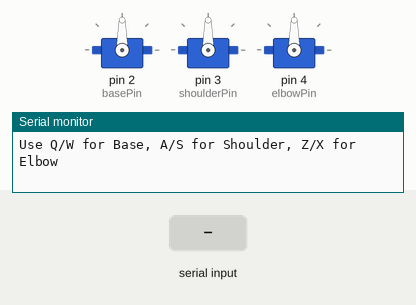
This sketch was run on a simulated Arduino Uno, built with avr-gcc and run on an emulated ATmega328P. On the bench: 3 × servo, the last lines printed to the serial monitor. The test bench sets the inputs (shaded band).

Above: at 1.2 s.
1.3 s: "Q" received over Serial
At 2.1 s:
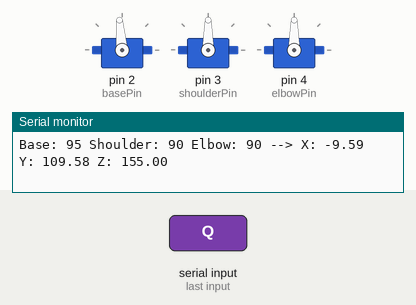
2.9 s: "Q" received over Serial
At 3.4 s:
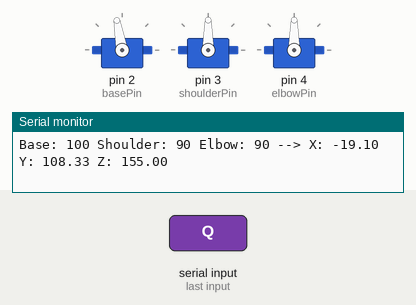
Timing chart, 0 to 5.9 s (numbered marks = the images above; inputs shaded):
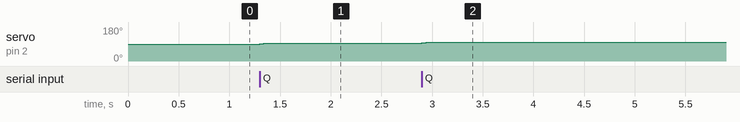

The sketch:

FK.ino
```cpp
#include <Servo.h>

Servo baseServo, shoulderServo, elbowServo;

int baseAngle = 90;
int shoulderAngle = 90;
int elbowAngle = 90;

const int basePin = 2;
const int shoulderPin = 3;
const int elbowPin = 4;

// Link lengths
const float L1 = 155.0;
const float L2 = 110.0;

// Interpolation settings
const int steps = 10;   // More steps = smoother movement
const int delayTime = 20;  // Delay between steps (ms)

void setup() {
    Serial.begin(115200);

    baseServo.attach(basePin);
    shoulderServo.attach(shoulderPin);
    elbowServo.attach(elbowPin);

    baseServo.write(baseAngle);
    shoulderServo.write(shoulderAngle);
    elbowServo.write(elbowAngle);

    Serial.println("Use Q/W for Base, A/S for Shoulder, Z/X for Elbow");
}

// Interpolated movement without shaking
void smoothMove(Servo &servo, int &currentAngle, int targetAngle) {
    targetAngle = constrain(targetAngle, 0, 180);

    int stepSize = (targetAngle > currentAngle) ? 1 : -1; // Step in correct direction
    int stepsCount = abs(targetAngle - currentAngle); // Exact number of steps

    for (int i = 0; i < stepsCount; i++) {
        currentAngle += stepSize;
        servo.write(currentAngle);
        delay(delayTime);
    }

    // Ensure final precise position
    currentAngle = targetAngle;
    servo.write(currentAngle);
}

void loop() {
    if (Serial.available() > 0) {
        char command = Serial.read();
        command = toupper(command);  // Ensure uppercase

        int targetBase = baseAngle;
        int targetShoulder = shoulderAngle;
        int targetElbow = elbowAngle;

        if (command == 'Q') targetBase += 5;
        else if (command == 'W') targetBase -= 5;
        else if (command == 'A') targetShoulder += 5;
        else if (command == 'S') targetShoulder -= 5;
        else if (command == 'Z') targetElbow += 5;
        else if (command == 'X') targetElbow -= 5;
        else return; // Ignore other keys

        // Apply smooth interpolation
        smoothMove(baseServo, baseAngle, targetBase);
        smoothMove(shoulderServo, shoulderAngle, targetShoulder);
        smoothMove(elbowServo, elbowAngle, targetElbow);

        // Compute Forward Kinematics
        float radBase = radians(baseAngle);
        float radShoulder = radians(shoulderAngle);
        float radElbow = radians(shoulderAngle + elbowAngle);

        // Compute the effective reach in the X-Z plane
        float R = (L1 * cos(radShoulder)) + (L2 * cos(radElbow));

        // Apply the transformations
        float X = -cos(radBase) * R;
        float Y = -sin(radBase) * R;
        float Z = (L1 * sin(radShoulder)) + (L2 * sin(radElbow));

        Serial.print("Base: "); Serial.print(baseAngle);
        Serial.print(" Shoulder: "); Serial.print(shoulderAngle);
        Serial.print(" Elbow: "); Serial.print(elbowAngle);
        Serial.print(" --> X: "); Serial.print(X);
        Serial.print(" Y: "); Serial.print(Y);
        Serial.print(" Z: "); Serial.println(Z);
    }
}
```

Measured:
- after the input at 1.3 s, servo on pin 2 (basePin): 90° → 95° at once
- after the input at 2.9 s, servo on pin 2 (basePin): 95° → 100° at once
